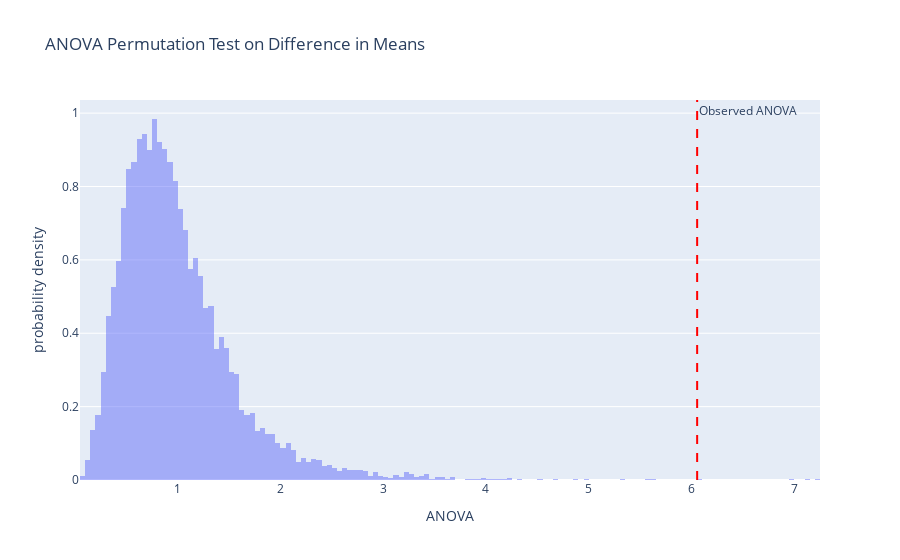

The cell this chart's notebook holds for it:
### Markdown cell above
We will test whether the average outage duration differ between different climate regions. The relevant columns for this test are OUTAGE.DURATION and CLIMATE.REGION.
- Null Hypothesis (H0): The average outage duration is the same for all climate regions.
- Alternative Hypothesis (H1): The average outage duration is different for at least one climate region compared to others.

We will use the ANOVA (Analysis of Variance) test to compare the means of outage durations across different climate regions. ANOVA is suitable here because we are comparing the means of more than two groups.

Significance Level
We will use a significance level of 0.05.

The p-value is 0.0002, indicating we have a strong rejection of the null hypothesis at a 95% confidence level. Therefore, the average outage duration is different for at least one climate region compared to others.

### Code cell
from scipy.stats import f_oneway

def anova_permutation_test(df, target_col, column, N=1000):
    grouped_data = df.groupby(column)[target_col].apply(list)
    observed_stat = f_oneway(*grouped_data)[0]

    # Permutations
    results = []
    data = df.copy()
    
    for _ in range(N):
        data['temp_perm'] = np.random.permutation(data[column])

        temp_grouped_data = data.groupby('temp_perm')[target_col].apply(list)
        temp_observed_stat = f_oneway(*temp_grouped_data)[0]

        results.append(temp_observed_stat)

    p_val = np.mean(results >= observed_stat)
    if p_val < 0.05:
        return results, observed_stat, p_val, 'R'
    else:
        return results, observed_stat, p_val, 'NR'


permuted_anova, observed_anova, p_value, output = anova_permutation_test(data, 'OUTAGE.DURATION', 'CLIMATE.REGION', 10000)

df_plot = pd.DataFrame({'ANOVA': permuted_anova})
fig_TVD = px.histogram(df_plot, x='ANOVA', histnorm='probability density', 
                       title='ANOVA Permutation Test on Difference in Means', opacity=0.5)

fig_TVD.add_vline(x=observed_anova, line_dash="dash", line_color="red", 
                  annotation_text="Observed ANOVA", annotation_position="top right")

fig_TVD.show()
print(observed_anova)
print(p_value)
print(output)

### Figure 1 — Plotly figure (JSON) as saved in the notebook; plotly's stock layout.template omitted (floating-point values rounded to 4 significant figures; data arrays with more than 128 entries replaced by an {"elided": "..."} marker saying what was removed)
{"data": [{"alignmentgroup": "True", "bingroup": "x", "histnorm": "probability density", "hovertemplate": "ANOVA=%{x}<br>probability density=%{y}<extra></extra>", "legendgroup": "", "marker": {"color": "#636efa", "opacity": 0.5, "pattern": {"shape": ""}}, "name": "", "offsetgroup": "", "orientation": "v", "showlegend": false, "type": "histogram", "x": {"elided": "10000 float values"}, "xaxis": "x", "yaxis": "y"}], "layout": {"annotations": [{"showarrow": false, "text": "Observed ANOVA", "x": 6.055, "xanchor": "left", "xref": "x", "y": 1, "yanchor": "top", "yref": "y domain"}], "barmode": "relative", "legend": {"tracegroupgap": 0}, "shapes": [{"line": {"color": "red", "dash": "dash"}, "type": "line", "x0": 6.055, "x1": 6.055, "xref": "x", "y0": 0, "y1": 1, "yref": "y domain"}], "title": {"text": "ANOVA Permutation Test on Difference in Means"}, "xaxis": {"anchor": "y", "domain": [0, 1], "title": {"text": "ANOVA"}}, "yaxis": {"anchor": "x", "domain": [0, 1], "title": {"text": "probability density"}}}}
